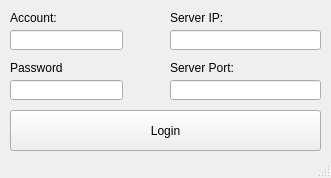
<?xml version="1.0" encoding="UTF-8"?>
<ui version="4.0">
 <class>MainWindow</class>
 <widget class="QMainWindow" name="MainWindow">
  <property name="windowModality">
   <enum>Qt::ApplicationModal</enum>
  </property>
  <property name="geometry">
   <rect>
    <x>0</x>
    <y>0</y>
    <width>331</width>
    <height>178</height>
   </rect>
  </property>
  <property name="windowTitle">
   <string>L1PyLogin</string>
  </property>
  <widget class="QWidget" name="centralwidget">
   <widget class="QLabel" name="label">
    <property name="geometry">
     <rect>
      <x>10</x>
      <y>10</y>
      <width>111</width>
      <height>16</height>
     </rect>
    </property>
    <property name="text">
     <string>Account:</string>
    </property>
   </widget>
   <widget class="QLineEdit" name="accountLineEdit">
    <property name="geometry">
     <rect>
      <x>10</x>
      <y>30</y>
      <width>113</width>
      <height>20</height>
     </rect>
    </property>
    <property name="inputMethodHints">
     <set>Qt::ImhLowercaseOnly</set>
    </property>
   </widget>
   <widget class="QLabel" name="label_2">
    <property name="geometry">
     <rect>
      <x>10</x>
      <y>60</y>
      <width>111</width>
      <height>16</height>
     </rect>
    </property>
    <property name="text">
     <string>Password</string>
    </property>
   </widget>
   <widget class="QLineEdit" name="passwordLineEdit">
    <property name="geometry">
     <rect>
      <x>10</x>
      <y>80</y>
      <width>113</width>
      <height>20</height>
     </rect>
    </property>
    <property name="inputMethodHints">
     <set>Qt::ImhHiddenText|Qt::ImhNoAutoUppercase|Qt::ImhNoPredictiveText|Qt::ImhSensitiveData</set>
    </property>
    <property name="echoMode">
     <enum>QLineEdit::Password</enum>
    </property>
   </widget>
   <widget class="QLabel" name="label_3">
    <property name="geometry">
     <rect>
      <x>170</x>
      <y>10</y>
      <width>151</width>
      <height>16</height>
     </rect>
    </property>
    <property name="text">
     <string>Server IP:</string>
    </property>
   </widget>
   <widget class="QLineEdit" name="ipLineEdit">
    <property name="geometry">
     <rect>
      <x>170</x>
      <y>30</y>
      <width>151</width>
      <height>20</height>
     </rect>
    </property>
    <property name="inputMethodHints">
     <set>Qt::ImhUrlCharactersOnly</set>
    </property>
   </widget>
   <widget class="QLabel" name="label_4">
    <property name="geometry">
     <rect>
      <x>170</x>
      <y>60</y>
      <width>151</width>
      <height>16</height>
     </rect>
    </property>
    <property name="text">
     <string>Server Port:</string>
    </property>
   </widget>
   <widget class="QLineEdit" name="portLineEdit">
    <property name="geometry">
     <rect>
      <x>170</x>
      <y>80</y>
      <width>151</width>
      <height>20</height>
     </rect>
    </property>
    <property name="inputMethodHints">
     <set>Qt::ImhFormattedNumbersOnly</set>
    </property>
   </widget>
   <widget class="QPushButton" name="pushButton">
    <property name="geometry">
     <rect>
      <x>10</x>
      <y>110</y>
      <width>311</width>
      <height>41</height>
     </rect>
    </property>
    <property name="text">
     <string>Login</string>
    </property>
   </widget>
  </widget>
  <widget class="QStatusBar" name="statusbar"/>
 </widget>
 <resources/>
 <connections/>
</ui>
